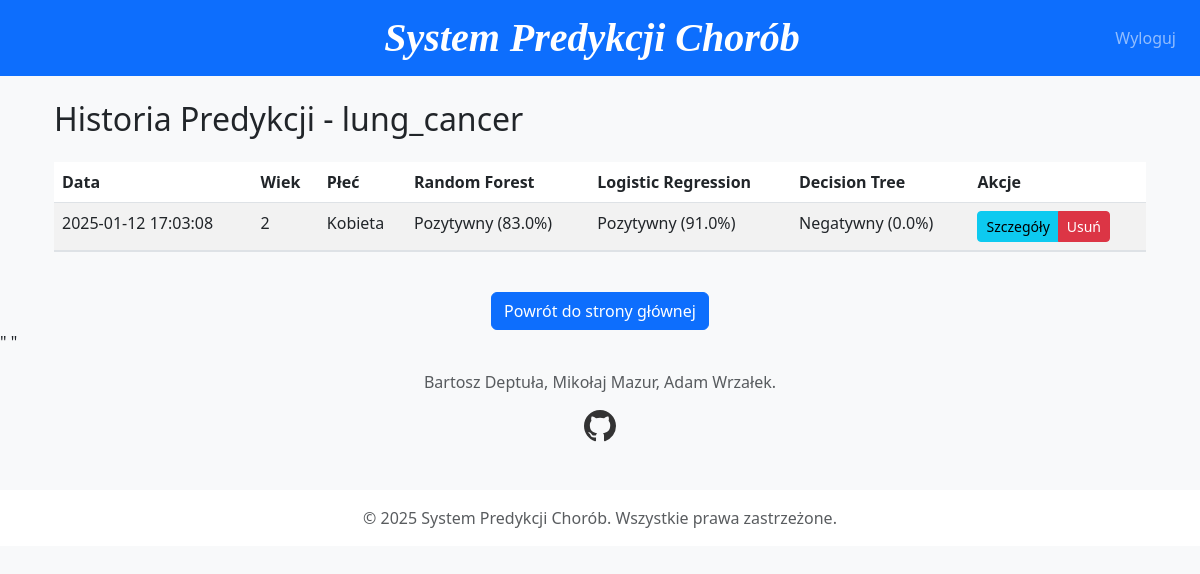
/history/lung_cancer (signed in), run on the app's committed database.
### models.py (models this page shows)
class LungCancerPrediction(db.Model):
    id = db.Column(db.Integer, primary_key=True)
    user_id = db.Column(db.Integer, db.ForeignKey('user.id'), nullable=False)
    timestamp = db.Column(db.DateTime, default=datetime.utcnow)
    gender = db.Column(db.String(1))
    age = db.Column(db.Integer)
    smoking = db.Column(db.Integer)
    yellow_fingers = db.Column(db.Integer)
    anxiety = db.Column(db.Integer)
    peer_pressure = db.Column(db.Integer)
    chronic_disease = db.Column(db.Integer)
    fatigue = db.Column(db.Integer)
    allergy = db.Column(db.Integer)
    wheezing = db.Column(db.Integer)
    alcohol_consuming = db.Column(db.Integer)
    coughing = db.Column(db.Integer)
    shortness_of_breath = db.Column(db.Integer)
    swallowing_difficulty = db.Column(db.Integer)
    chest_pain = db.Column(db.Integer)
    rf_prediction = db.Column(db.Integer)
    rf_probability = db.Column(db.Float)
    lr_prediction = db.Column(db.Integer)
    lr_probability = db.Column(db.Float)
    dt_prediction = db.Column(db.Integer)
    dt_probability = db.Column(db.Float)

### flask-app.py (the view)
@app.route('/history/<dataset_name>')
@login_required
def history(dataset_name):
    try:
        if dataset_name == 'heart_disease':
            predictions = HeartDiseasePrediction.query.filter_by(user_id=current_user.id).order_by(HeartDiseasePrediction.timestamp.desc()).all()
        elif dataset_name == 'diabetes':
            predictions = DiabetesPrediction.query.filter_by(user_id=current_user.id).order_by(DiabetesPrediction.timestamp.desc()).all()
        else:  # lung_cancer
            predictions = LungCancerPrediction.query.filter_by(user_id=current_user.id).order_by(LungCancerPrediction.timestamp.desc()).all()
        return render_template('history.html',
                               dataset_name=dataset_name,
                               predictions=predictions)
    except Exception as e:
        return render_template('error.html', error=str(e))

### flask-app.py (called while the page is built)
@login_manager.user_loader
def load_user(id):
    return User.query.get(int(id)) # Pobranie użytkownika z bazy danych po ID

### templates/history.html (shortened to what this page needs)
{% extends "base.html" %}
{% block content %}
<div class="container">
    <h2 class="mb-4">Historia Predykcji - {{ dataset_name }}</h2>
    <div class="table-responsive">
        <table class="table table-striped table-hover">
            <thead>
                <tr>
                    <th>Data</th>
                    {% if dataset_name == 'heart_disease' %}
                        <th>Wiek</th>
                        <th>Płeć</th>
                    {% elif dataset_name == 'diabetes' %}
                        <th>Wiek</th>
                        <th>Poziom Glukozy</th>
                    {% else %}
                        <th>Wiek</th>
                        <th>Płeć</th>
                    {% endif %}
                    <th>Random Forest</th>
                    <th>Logistic Regression</th>
                    <th>Decision Tree</th>
                    <th>Akcje</th>
                </tr>
            </thead>
            <tbody>
                {% for pred in predictions %}
                <tr>
                    <td>{{ pred.timestamp.strftime('%Y-%m-%d %H:%M:%S') }}</td>
                    {% if dataset_name == 'heart_disease' %}
                        <td>{{ pred.age }}</td>
                        <td>{{ "Mężczyzna" if pred.sex == 1 else "Kobieta" }}</td>
                    {% elif dataset_name == 'diabetes' %}
                        <td>{{ pred.age }}</td>
                        <td>{{ pred.glucose }}</td>
                    {% else %}
                        <td>{{ pred.age }}</td>
                        <td>{{ "Mężczyzna" if pred.gender == "M" else "Kobieta" }}</td>
                    {% endif %}
                    <td>
                        {{ "Pozytywny" if pred.rf_prediction == 1 else "Negatywny" }}
                        ({{ "%.1f"|format(pred.rf_probability * 100) }}%)
                    </td>
                    <td>
                        {{ "Pozytywny" if pred.lr_prediction == 1 else "Negatywny" }}
                        ({{ "%.1f"|format(pred.lr_probability * 100) }}%)
                    </td>
                    <td>
                        {{ "Pozytywny" if pred.dt_prediction == 1 else "Negatywny" }}
                        ({{ "%.1f"|format(pred.dt_probability * 100) }}%)
                    </td>
                    <td>
                        <div class="btn-group" role="group">
                            <button class="btn btn-sm btn-info" type="button"
                                    data-bs-toggle="collapse"
                                    data-bs-target="#details{{ pred.id }}"
                                    aria-expanded="false">
                                Szczegóły
                            </button>
                            <a href="{{ url_for('delete_prediction', dataset_name=dataset_name, prediction_id=pred.id) }}"
                               class="btn btn-sm btn-danger"
                               onclick="return confirm('Czy na pewno chcesz usunąć tę predykcję?')">
                                Usuń
                            </a>
                        </div>
                    </td>
                </tr>
                <tr>
                    <td colspan="7" class="p-0">
                    </td>
                </tr>
                {% endfor %}
            </tbody>
        </table>
    </div>
    <div class="text-center mt-4">
        <a href="/" class="btn btn-primary">Powrót do strony głównej</a>
    </div>
</div>
{% endblock %}

### data on the page
LungCancerPrediction: timestamp "2025-01-12 17:03:08", age "2", gender "Kobieta", rf_prediction "Pozytywny", pred.rf_probability*100 "83.0", lr_prediction "Pozytywny", pred.lr_probability*100 "91.0", dt_prediction "Negatywny", pred.dt_probability*100 "0.0"

### other printed values
{{ dataset_name }} "lung_cancer"
